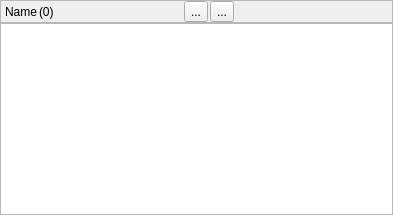
<?xml version="1.0" encoding="UTF-8"?>
<ui version="4.0">
 <class>Frame</class>
 <widget class="QFrame" name="Frame">
  <property name="geometry">
   <rect>
    <x>0</x>
    <y>0</y>
    <width>393</width>
    <height>214</height>
   </rect>
  </property>
  <property name="windowTitle">
   <string>Frame</string>
  </property>
  <property name="frameShape">
   <enum>QFrame::NoFrame</enum>
  </property>
  <property name="frameShadow">
   <enum>QFrame::Plain</enum>
  </property>
  <layout class="QVBoxLayout" name="verticalLayout_2">
   <property name="spacing">
    <number>0</number>
   </property>
   <property name="margin">
    <number>0</number>
   </property>
   <item>
    <widget class="QFrame" name="titleFrame">
     <property name="frameShape">
      <enum>QFrame::StyledPanel</enum>
     </property>
     <property name="frameShadow">
      <enum>QFrame::Plain</enum>
     </property>
     <layout class="QHBoxLayout" name="horizontalLayout">
      <property name="spacing">
       <number>2</number>
      </property>
      <property name="leftMargin">
       <number>4</number>
      </property>
      <property name="topMargin">
       <number>0</number>
      </property>
      <property name="rightMargin">
       <number>4</number>
      </property>
      <property name="bottomMargin">
       <number>0</number>
      </property>
      <item>
       <widget class="QLabel" name="nameLabel">
        <property name="text">
         <string>Name</string>
        </property>
       </widget>
      </item>
      <item>
       <widget class="QLabel" name="numLabel">
        <property name="text">
         <string>(0)</string>
        </property>
       </widget>
      </item>
      <item>
       <spacer name="horizontalSpacer_3">
        <property name="orientation">
         <enum>Qt::Horizontal</enum>
        </property>
        <property name="sizeHint" stdset="0">
         <size>
          <width>40</width>
          <height>20</height>
         </size>
        </property>
       </spacer>
      </item>
      <item>
       <widget class="QToolButton" name="addButton">
        <property name="toolTip">
         <string>Add selected assets</string>
        </property>
        <property name="text">
         <string>...</string>
        </property>
       </widget>
      </item>
      <item>
       <widget class="QToolButton" name="removeButton">
        <property name="toolTip">
         <string>Remove selected assets</string>
        </property>
        <property name="text">
         <string>...</string>
        </property>
       </widget>
      </item>
      <item>
       <spacer name="horizontalSpacer">
        <property name="orientation">
         <enum>Qt::Horizontal</enum>
        </property>
        <property name="sizeHint" stdset="0">
         <size>
          <width>40</width>
          <height>20</height>
         </size>
        </property>
       </spacer>
      </item>
      <item>
       <widget class="QLabel" name="iconLabel">
        <property name="minimumSize">
         <size>
          <width>25</width>
          <height>0</height>
         </size>
        </property>
        <property name="text">
         <string/>
        </property>
       </widget>
      </item>
     </layout>
    </widget>
   </item>
   <item>
    <widget class="QListWidget" name="listBox">
     <property name="sizePolicy">
      <sizepolicy hsizetype="Expanding" vsizetype="Minimum">
       <horstretch>0</horstretch>
       <verstretch>0</verstretch>
      </sizepolicy>
     </property>
     <property name="focusPolicy">
      <enum>Qt::NoFocus</enum>
     </property>
     <property name="selectionMode">
      <enum>QAbstractItemView::ExtendedSelection</enum>
     </property>
    </widget>
   </item>
  </layout>
 </widget>
 <resources/>
 <connections/>
</ui>
